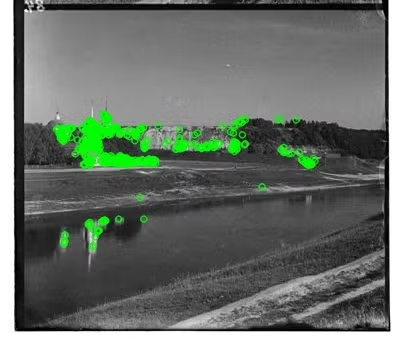
#> input picture image-1.png, 400 x 341 px
$ python -i preprocessing.py   (imports and definitions only)
#> lines starting #> are read from the running program, lines starting #| are printed output that depends on the picture; after the words box and inside, x2 and y2 are one past the last pixel; in counts of white or black regions, pixels touching at a corner belong together
#> further down, picture is the input picture: shape (341, 400, 3); mean B, G, R 103.1, 111.1, 103.1
"""CPU foreground isolation inside a user-selected region, plus mask cleanup."""
import cv2
import numpy as np


def clean_frame(bgr, roi=(.1,.08,.9,.92), background=True, denoise=True):
#> called with roi = (0.1, 0.08, 0.9, 0.92), background = True, denoise = True
    image = cv2.bilateralFilter(bgr, 5, 25, 25) if denoise else bgr.copy()
    height, width = image.shape[:2]
#> height = 341; width = 400
    if not background:
        return image, np.full((height,width),255,np.uint8)
    x0,y0,x1,y1 = np.asarray(roi,float)
    if not np.isfinite([x0,y0,x1,y1]).all() or not (0<=x0<x1<=1 and 0<=y0<y1<=1):
        raise ValueError("Select a valid object rectangle.")
    small = cv2.resize(image, (min(width,320), max(1,round(height*min(width,320)/width))))
    h,w = small.shape[:2]
#> h = 273; w = 320
    left,top = max(1,int(x0*w)),max(1,int(y0*h))
#> left = 32; top = 21
    right,bottom = min(w-1,int(x1*w)),min(h-1,int(y1*h))
#> right = 288; bottom = 251
    if right-left<12 or bottom-top<12: raise ValueError("Object rectangle is too small.")
    labels = np.zeros((h,w),np.uint8)
    cv2.grabCut(small, labels, (left,top,right-left,bottom-top),
                np.zeros((1,65),np.float64),np.zeros((1,65),np.float64),3,cv2.GC_INIT_WITH_RECT)
    mask = np.uint8((labels==cv2.GC_FGD)|(labels==cv2.GC_PR_FGD))*255
    mask = cv2.morphologyEx(mask,cv2.MORPH_OPEN,np.ones((3,3),np.uint8))
    mask = cv2.morphologyEx(mask,cv2.MORPH_CLOSE,np.ones((5,5),np.uint8))
    n,components,stats,_ = cv2.connectedComponentsWithStats(mask)
#> n = 2
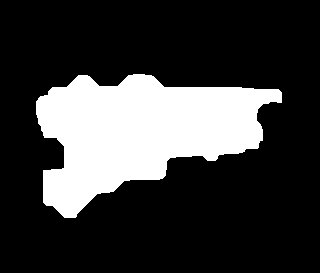
#> mask: shape (273, 320); 23.2% white; 1 white region, box (x1, y1, x2, y2) and area: (36, 74, 282, 218) 20273
    if n>1:
        # Keep substantial components; do not turn tiny color specks into surfaces.
        sizes=stats[1:,cv2.CC_STAT_AREA]
#> sizes = [20273]
        keep=np.where(sizes>=max(20,.03*sizes.max()))[0]+1
#> keep = [1]
        mask=np.uint8(np.isin(components,keep))*255
    mask=cv2.resize(mask,(width,height),interpolation=cv2.INTER_NEAREST)
    cleaned=image.copy()
    cleaned[mask==0]=127
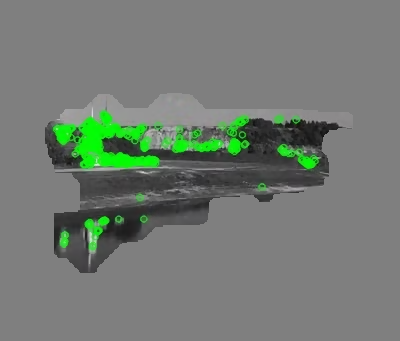
#> cleaned: shape (341, 400, 3); mean B, G, R 115.2, 123.3, 115.2
    return cleaned,mask


def feature_mask(mask):
    return cv2.erode(mask,np.ones((5,5),np.uint8))

>>> import cv2
>>> picture = cv2.imread('image-1.png')
>>> result = clean_frame(picture)

$ run again, on image.png
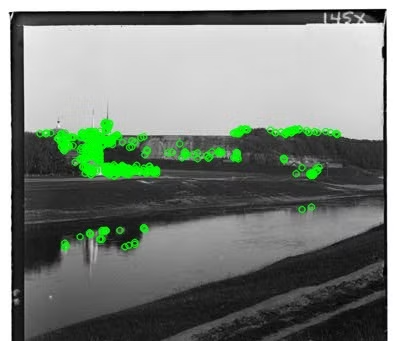
#> input picture image.png, 400 x 341 px
#> picture is the input picture: shape (341, 400, 3); mean B, G, R 122.3, 130.4, 122.3
#> in clean_frame, `n,components,stats,_ = cv2.connectedComponentsWithStats(mask)`:
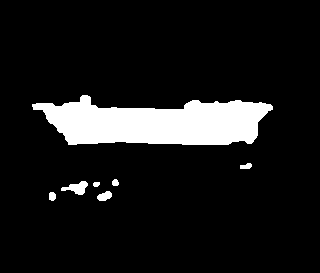
#> mask: shape (273, 320); 10% white; 7 white regions, largest, box (x1, y1, x2, y2) and area: (32, 95, 273, 145) 8258, (61, 181, 88, 195) 202, (97, 191, 112, 201) 105
#> components: shape (273, 320) int32; 8 distinct labels, from 0 to 7
#> in clean_frame, `cleaned[mask==0]=127`:
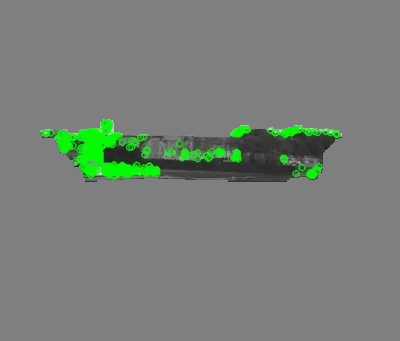
#> cleaned: shape (341, 400, 3); mean B, G, R 120, 127, 120
